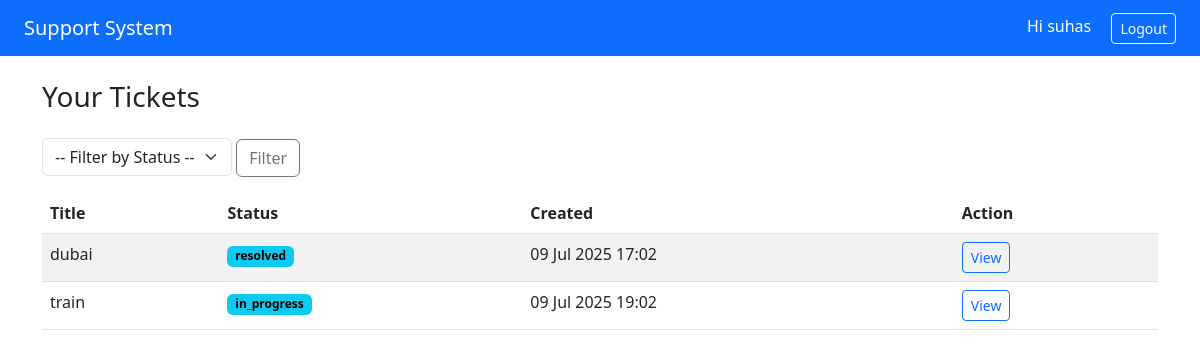
The app's page / (signed in) with its own data.
### tickets/models.py (models this page shows, shortened)
class Ticket(models.Model):
    user = models.ForeignKey(User, on_delete=models.CASCADE)
    title = models.CharField(max_length=200)
    description = models.TextField()
    attachment = models.FileField(upload_to='attachments/', blank=True, null=True)
    status = models.CharField(max_length=20, choices=TICKET_STATUS, default='open')
    created_at = models.DateTimeField(auto_now_add=True)

### tickets/views.py (the view)
# urls.py: path('', views.dashboard, name='dashboard'),
@login_required
def dashboard(request):
    if request.user.is_staff:
        tickets = Ticket.objects.all()
    else:
        tickets = Ticket.objects.filter(user=request.user)
    status_filter = request.GET.get('status')
    if status_filter:
        tickets = tickets.filter(status=status_filter)
    return render(request, 'tickets/dashboard.html', {'tickets': tickets})

### templates/tickets/dashboard.html (shortened to what this page needs)
{% extends 'tickets/base.html' %}
{% block content %}
<h3 class="mb-4">Your Tickets</h3>
<form method="get" class="mb-3">
    <select name="status" class="form-select w-auto d-inline">
        <option value="">-- Filter by Status --</option>
    </select>
    <button type="submit" class="btn btn-outline-secondary">Filter</button>
</form>
<table class="table table-striped">
    <thead>
        <tr>
            <th>Title</th>
            <th>Status</th>
            <th>Created</th>
            <th>Action</th>
        </tr>
    </thead>
    <tbody>
        {% for ticket in tickets %}
        <tr>
            <td>{{ ticket.title }}</td>
            <td><span class="badge text-bg-info">{{ ticket.status }}</span></td>
            <td>{{ ticket.created_at|date:"d M Y H:i" }}</td>
            <td><a href="{% url 'ticket_detail' ticket.id %}" class="btn btn-sm btn-outline-primary">View</a></td>
        </tr>
        {% empty %}
        <tr><td colspan="4" class="text-center text-muted">No tickets found.</td></tr>
        {% endfor %}
    </tbody>
</table>
{% endblock %}

### templates/tickets/base.html (shortened to what this page needs)
{% load static %}
<!DOCTYPE html>
<html lang="en">
<head>
    <link href="https://cdn.jsdelivr.net/npm/bootstrap@5.3.0/dist/css/bootstrap.min.css" rel="stylesheet">
</head>
<body>
<nav class="navbar navbar-expand-lg navbar-dark bg-primary px-4">
    <a class="navbar-brand" href="{% url 'dashboard' %}">Support System</a>
    <div class="ms-auto">
        {% if user.is_authenticated %}
            <span class="text-white me-3">Hi {{ user.username }}</span>
            <form method="post" action="{% url 'logout' %}" style="display:inline;">
                <button type="submit" class="btn btn-outline-light btn-sm">Logout</button>
            </form>
        {% else %}
            <a href="{% url 'login' %}" class="btn btn-outline-light btn-sm me-2">Login</a>
            <a href="{% url 'signup' %}" class="btn btn-light btn-sm">Signup</a>
        {% endif %}
    </div>
</nav>
<div class="container mt-4">
    {% block content %}{% endblock %}
</div>
</body>
</html>

### records on screen
Ticket: title "dubai", status "resolved", created_at "09 Jul 2025 17:02"
Ticket: title "train", status "in_progress", created_at "09 Jul 2025 19:02"

### other values on screen
{{ user.username }} "suhas"
